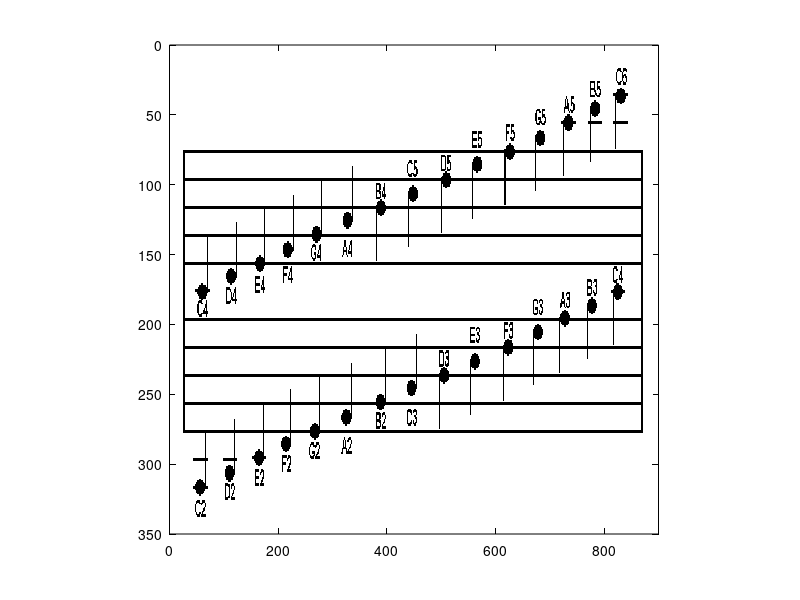

The MATLAB source for this figure:
function staffmap()
% This is the machine-generated representation of a Handle Graphics object
% and its children.  Note that handle values may change when these objects
% are re-created. This may cause problems with any callbacks written to
% depend on the value of the handle at the time the object was saved.
%
% To reopen this object, just type the name of the M-file at the MATLAB
% prompt. The M-file and its associated MAT-file must be on your path.

load staffmap                          

a = figure('Color',[0.8 0.8 0.8], ...
	'Colormap',mat0, ...
	'PointerShapeCData',mat1, ...
	'Position',[0 0 598 280], ...
	'Tag','Fig1');
b = axes('Parent',a, ...
	'Box','on', ...
	'CameraUpVector',[0 1 0], ...
	'CameraUpVectorMode','manual', ...
	'Color',[1 1 1], ...
	'ColorOrder',mat2, ...
	'Layer','top', ...
	'Tag','Axes1', ...
	'XColor',[0 0 0], ...
	'XLim',[0 900], ...
	'XLimMode','manual', ...
	'XTickMode','manual', ...
	'YColor',[0 0 0], ...
	'YDir','reverse', ...
	'YLim',[0 350], ...
	'YLimMode','manual', ...
	'YTickLabel',['0  ';'50 ';'100';'150';'200';'250';'300';'350'], ...
	'YTickLabelMode','manual', ...
	'YTickMode','manual', ...
	'ZColor',[0 0 0]);
c = image('Parent',b, ...
	'CData',mat3, ...
	'Tag','Axes1Image1', ...
	'XData',[1 1024], ...
	'YData',[1 768]);
c = text('Parent',b, ...
	'Color',[0 0 0], ...
	'HandleVisibility','callback', ...
	'HorizontalAlignment','center', ...
	'Position',[449.028 362.335 0], ...
	'Tag','Axes1Text4', ...
	'VerticalAlignment','cap');
set(get(c,'Parent'),'XLabel',c);
c = text('Parent',b, ...
	'Color',[0 0 0], ...
	'HandleVisibility','callback', ...
	'HorizontalAlignment','center', ...
	'Position',[-13.6069 177.313 0], ...
	'Rotation',90, ...
	'Tag','Axes1Text3', ...
	'VerticalAlignment','baseline');
set(get(c,'Parent'),'YLabel',c);
c = text('Parent',b, ...
	'Color',[0 0 0], ...
	'HandleVisibility','callback', ...
	'HorizontalAlignment','right', ...
	'Position',[-151.62 -30.837 0], ...
	'Tag','Axes1Text2', ...
	'Visible','off');
set(get(c,'Parent'),'ZLabel',c);
c = text('Parent',b, ...
	'Color',[0 0 0], ...
	'HandleVisibility','callback', ...
	'HorizontalAlignment','center', ...
	'Position',[449.028 -10.793 0], ...
	'Tag','Axes1Text1', ...
	'VerticalAlignment','bottom');
set(get(c,'Parent'),'Title',c);
